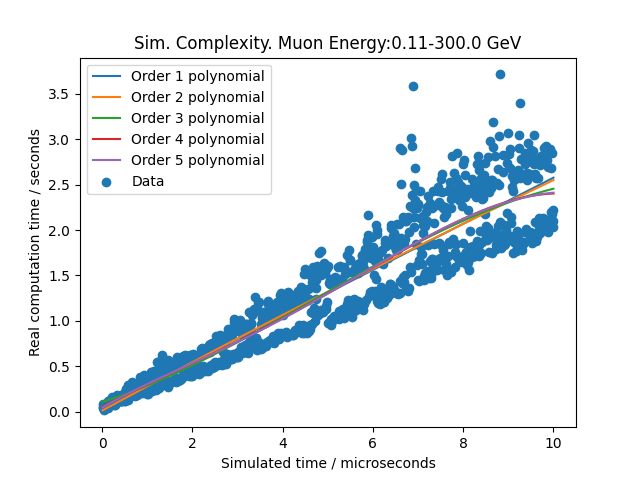

This figure's Python source:
import simulation_package.simulation as simulation 
import time
import matplotlib.pyplot as plt
import numpy as np

###################################
# Measurements of Time Complexity #
###################################

#Maximum order polynomial used in polyfit function
maximum_order = 5

#Minimum and maximum simulated times in 100s of picoseconds
tmax_min = 100
tmax_max = 100000

#Number of sampling points
datapoint_no = 1000

#Number of times the simulation is run
simulation_number = 500
#Max time step in each iteration of the simulation- tmax in 100s of picoseconds
tmaxs = np.linspace(tmax_min, tmax_max, datapoint_no)
times_taken = []

tmaxs_microseconds = []


#Energy parameters
max_muon_energy = 300000 #300 GeV
min_muon_energy = 110 #110 MeV

array_dimension = 5
sipms_per_scintillator = 2
atomic_no = 64
mass_no = 118.17
excitation_energy = 3 #In eV, based on light of wavelength 425nm
rho = 1.081 #density in g/cm^3
dead_time_sipms_ns = 10 #10 ns dead time for sipms
plot=False

def fit_N_order_polynomial(x, y, n):
    """Fits a polynomial to data (x,y) of arbitrary order n"""
    z = np.polyfit(x, y, n)
    polynomial = np.poly1d(z)
    return polynomial


for tmax in tmaxs:
    start_time = time.time()
    simulation.run_simulation(plot, tmax, sipms_per_scintillator, array_dimension, dead_time_sipms_ns, atomic_no, mass_no, excitation_energy, rho, max_muon_energy)
    end_time = time.time()

    #Calculate the time taken to execute the simulation for each value of tmax
    dt = end_time - start_time
    times_taken.append(dt)
    print(f'Time taken for {tmax*100}ps: {dt}s')

    #Add the value of the simulated tmax value, in microseconds, to the tmax in microseconds array
    this_tmax_in_microseconds = ((tmax*100) * 10 **-12) / (1 * 10**-6) 
    tmaxs_microseconds.append(this_tmax_in_microseconds)
    print(f'Simulation ran for {this_tmax_in_microseconds} microseconds')


#Using polyfit up
for i in range(maximum_order):
    poly_N = fit_N_order_polynomial(tmaxs_microseconds, times_taken, i+1)
    plt.plot(tmaxs_microseconds, poly_N(tmaxs_microseconds), label=f'Order {i+1} polynomial')

plt.scatter(tmaxs_microseconds, times_taken, label='Data')
plt.xlabel('Simulated time / microseconds')
plt.ylabel('Real computation time / seconds')
plt.title(f'Sim. Complexity. Muon Energy:{min_muon_energy/1000}-{max_muon_energy/1000} GeV')
plt.legend()
plt.show()

data = np.column_stack((tmaxs_microseconds, times_taken))

np.savetxt('time_complexity.csv', data, delimiter=',')
